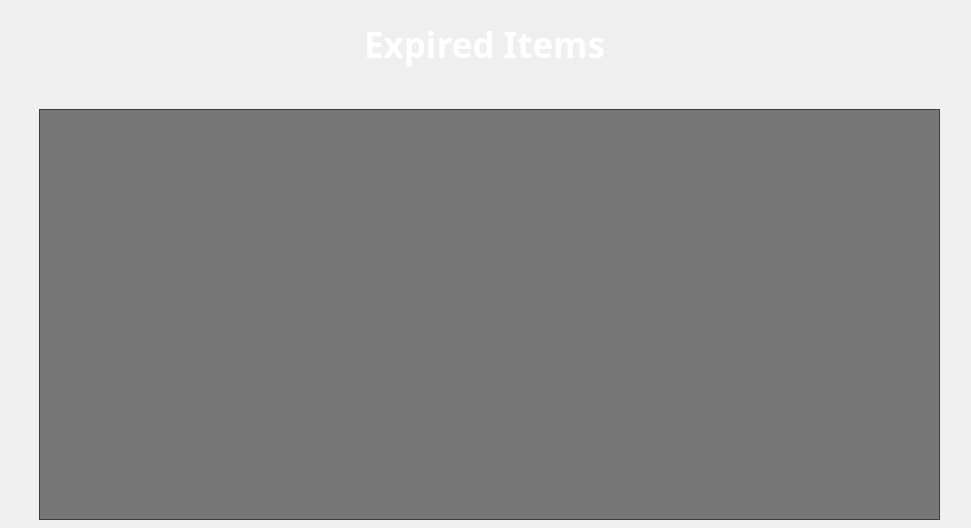
<?xml version="1.0" encoding="UTF-8"?>
<ui version="4.0">
 <class>ExpiredItems</class>
 <widget class="QDialog" name="ExpiredItems">
  <property name="geometry">
   <rect>
    <x>0</x>
    <y>0</y>
    <width>971</width>
    <height>528</height>
   </rect>
  </property>
  <property name="windowTitle">
   <string>Dialog</string>
  </property>
  <widget class="QWidget" name="widget" native="true">
   <property name="geometry">
    <rect>
     <x>-1</x>
     <y>-1</y>
     <width>981</width>
     <height>531</height>
    </rect>
   </property>
   <property name="styleSheet">
    <string notr="true">#widget{border-image: url(:/new/backgrounds/images/bch2.png);}</string>
   </property>
   <widget class="QTableView" name="tableView">
    <property name="geometry">
     <rect>
      <x>40</x>
      <y>110</y>
      <width>901</width>
      <height>411</height>
     </rect>
    </property>
    <property name="styleSheet">
     <string notr="true">background-color:rgba(0,0,0,0.5);
color : white;
font-size:15px;
border-raduis:10px;</string>
    </property>
   </widget>
   <widget class="QLabel" name="label">
    <property name="geometry">
     <rect>
      <x>0</x>
      <y>20</y>
      <width>971</width>
      <height>51</height>
     </rect>
    </property>
    <property name="font">
     <font>
      <family>Orbitron Black</family>
      <pointsize>26</pointsize>
      <weight>75</weight>
      <bold>true</bold>
     </font>
    </property>
    <property name="styleSheet">
     <string notr="true">color:white</string>
    </property>
    <property name="text">
     <string>Expired Items</string>
    </property>
    <property name="alignment">
     <set>Qt::AlignCenter</set>
    </property>
   </widget>
  </widget>
 </widget>
 <resources/>
 <connections/>
</ui>
